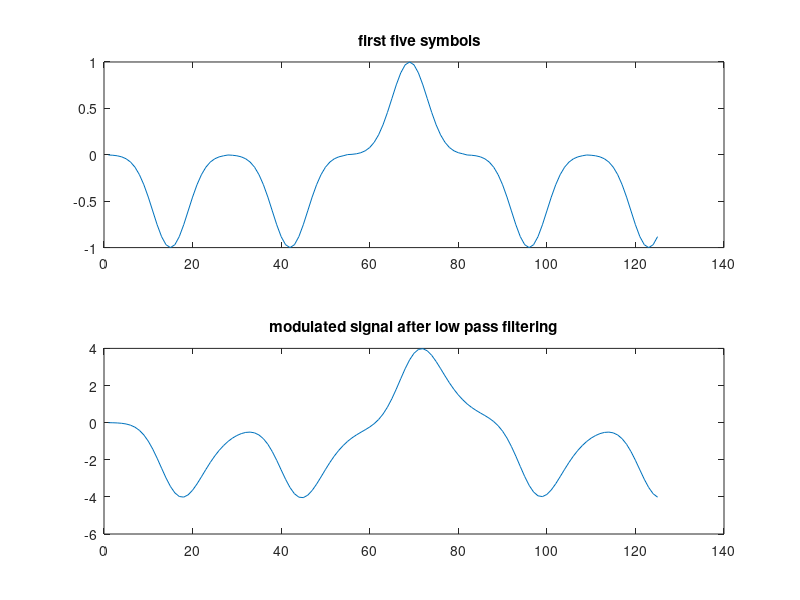
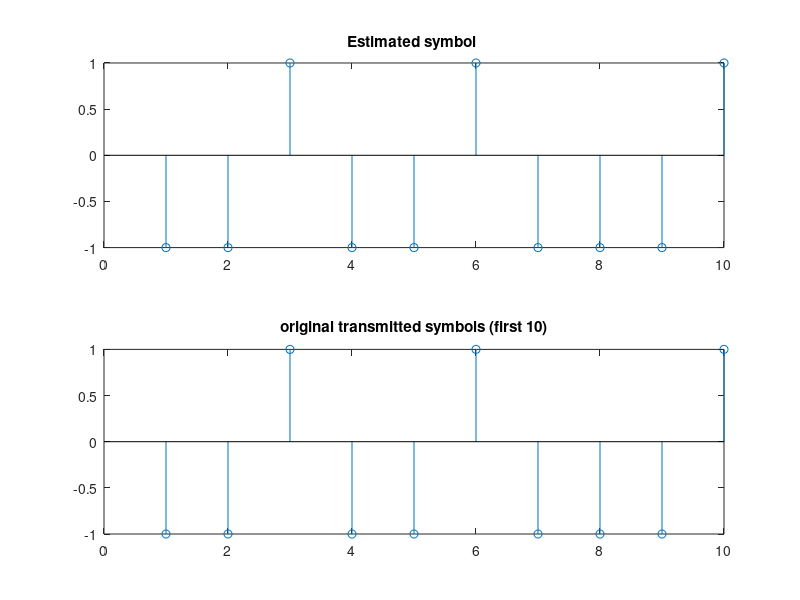
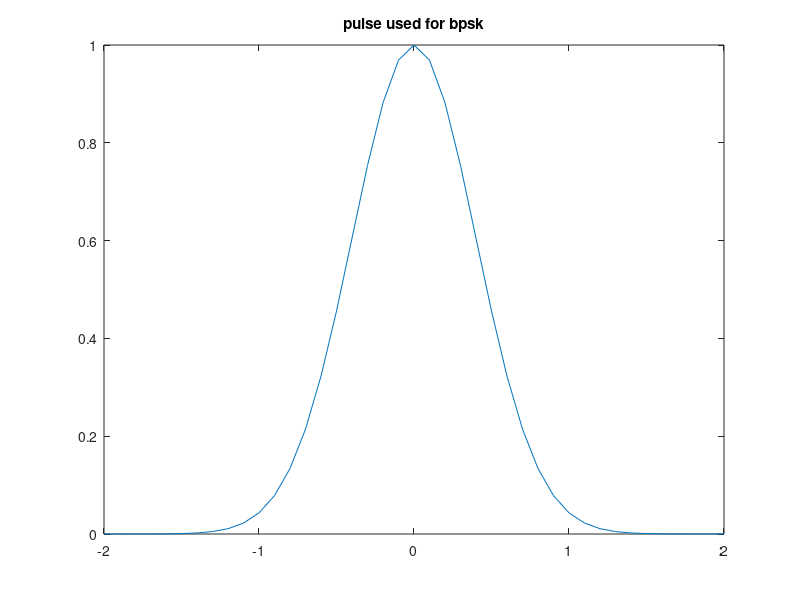
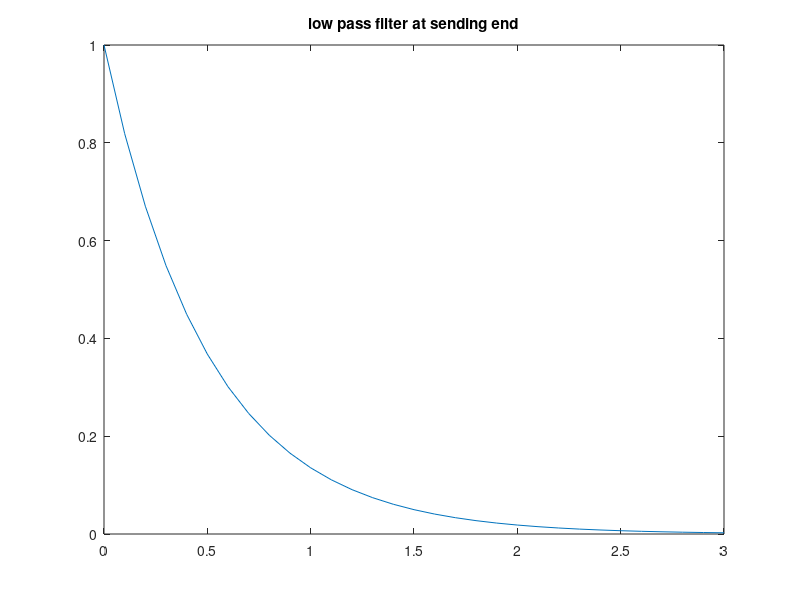

The MATLAB script that drew these images, in order:
close all;
clear all;

%setting the parameters 
%let fs be the sampling frequency 
	fs = 10;
	tolerance = 0.01;
%generating a pulse 
	t = -2:1/fs:2;
	p = exp(-pi*t.^2);
	figure;
		plot(t,p);
		title("pulse used for bpsk");
%finding the points at which amplitude goes beyond <tolerance specified>
	idx = lookup(p((fs*2)+1:end),tolerance);
	limit=t(idx+(fs*2));
	disp(["p at  "  num2str(limit) " is " num2str(exp(-pi*limit*limit))] )
	disp(["data rate = " num2str(1/limit) ])
	width = limit;
%need to truncate the pulse in the limits . 
	t_trunc = t((2*fs)-idx:(2*fs)+idx);
	p_trunc = p((2*fs)-idx:(2*fs)+idx);
	disp(["length of the sequence P_trunc = " num2str(length(p_trunc))])
%modelling the low pass filter , taking the sampling freq(fs = 10) and tolerance = 0.001
	tolerance = 0.001
	RC = 0.5;
	t = 0:1/fs:3;
	h = exp(-t/RC);
	idx = lookup(h,tolerance);
	h_trunc = h(1:idx);
	disp([" length of the sequence h at " num2str(fs) " and tolerance " num2str(tolerance) " is " num2str(length(h_trunc))])
	figure
		plot(t,h);
		title("low pass filter at sending end");
%calculating the value of 'N' , given Rb = 0.4 
	N = fs/0.4;
%generating random symbols for bpsk modulation
	k = 10000; %be the number of arbitrary symbols
	sk	= -1 + 2*(rand(1,k)>0.5);
	%sk_1 = zeros(1,2000);
	%sk_1(1:2:end) = sk;


%generating pulses to be transmitted . 
	mod_sig = [];
       for i = sk
      	 	mod_sig =[mod_sig i.*[p_trunc  zeros(1,N-length(p_trunc))]];
	endfor  
%%plotting the modulated signal for first five symbol durations 
       	figure;
		subplot(2,1,1)	
			plot(mod_sig(1:5*N));
			title("	first five symbols ");

%low pass filtering by h_n
	mod_sig_filtered = conv(h_trunc,mod_sig);
		subplot(2,1,2)
			plot(mod_sig_filtered(1:5*N));
			title("modulated signal after low pass filtering")
			print -djpg "modulatedsignal.jpg"			
%addition of  gaussian noise 
	len_tx_sig = length(mod_sig_filtered);
	tx_sig = zeros(5,len_tx_sig);
	len_tx_sig = length(mod_sig_filtered);
	variance_param = [0.1 0.2 0.5 0.8 1.0]; 
	%multiplication by this parameter changes amplitude of the gaussian noise
	for i = 1:5
		tx_sig(i,:) = mod_sig_filtered+ variance_param(i).*randn(1,len_tx_sig);
	endfor
%matched filter reciever 
	basis = conv(p_trunc,h_trunc);
	matched_filter = basis(end:-1:1); 
%decoding of symbols 
%		len_basis = length(basis)
%	sk_hat = conv(tx_sig(1,:),matched_filter);
%	figure;
%		subplot(2,1,1)
%			stem(sk_hat(2*N:length(p_trunc):11*N));
%			title("Estimated symbol s_^ k");
%		subplot(2,1,2)
%			stem(sk(1:10));
%			title("original transmitted symbols (first 10)");
%		print -dpng "symbol_detection.png"
	
	sk_hat = zeros(5,k);
	for i = 1:5
		matched_filter_out = conv(tx_sig(i,:),matched_filter);
		sk_hat(i,:) = -1 + 2.*(matched_filter_out(2*N:length(p_trunc):end-length(matched_filter))>0);
	end
%plotting symbols
	
	figure;
	subplot(2,1,1)
		stem(sk_hat(5,1:10));
		title("Estimated symbol ");
	subplot(2,1,2)
		stem(sk(1:10));
		title("original transmitted symbols (first 10)");
	print -dpng "symbol_detection.png"
%calculation of bit error rate
	error_rate = zeros(1,5);
	for i = 1:5
		error_rate(i) = sum((sk - sk_hat(i,1:k)) != 0) / k;
	end
	figure;
	plot(error_rate);

